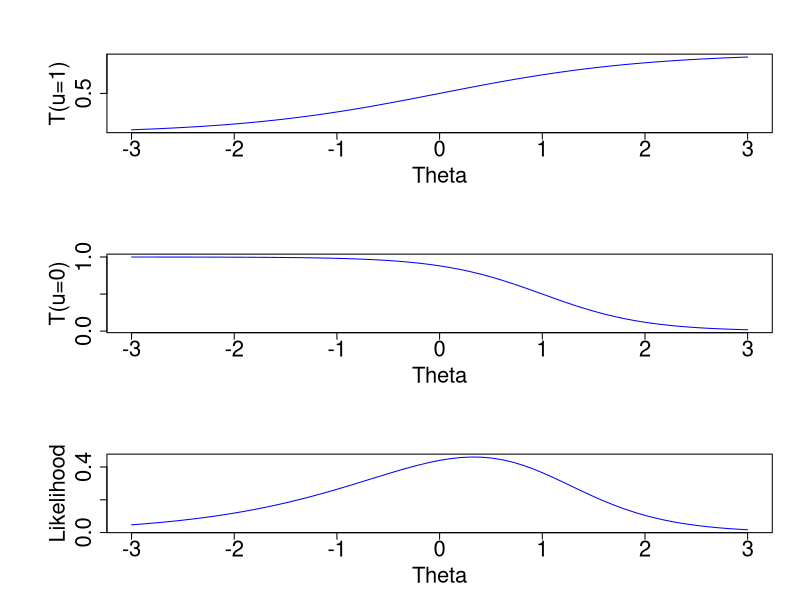
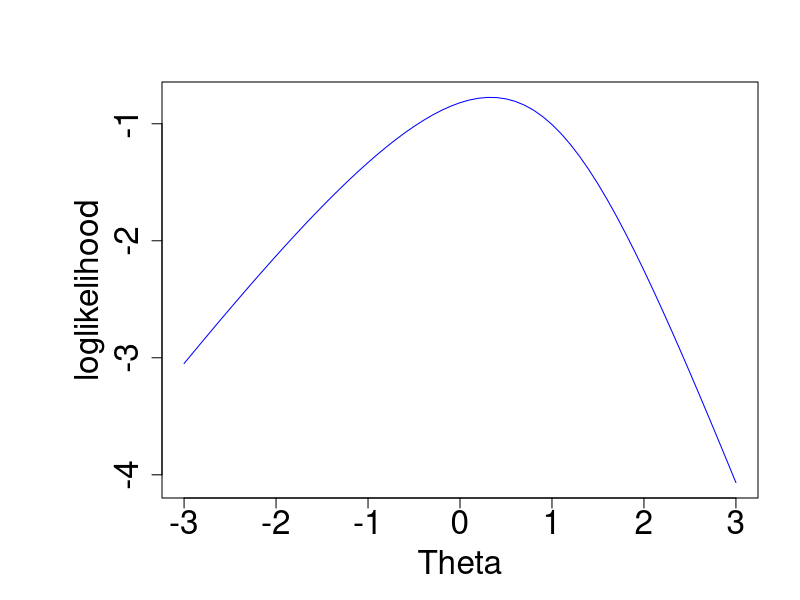
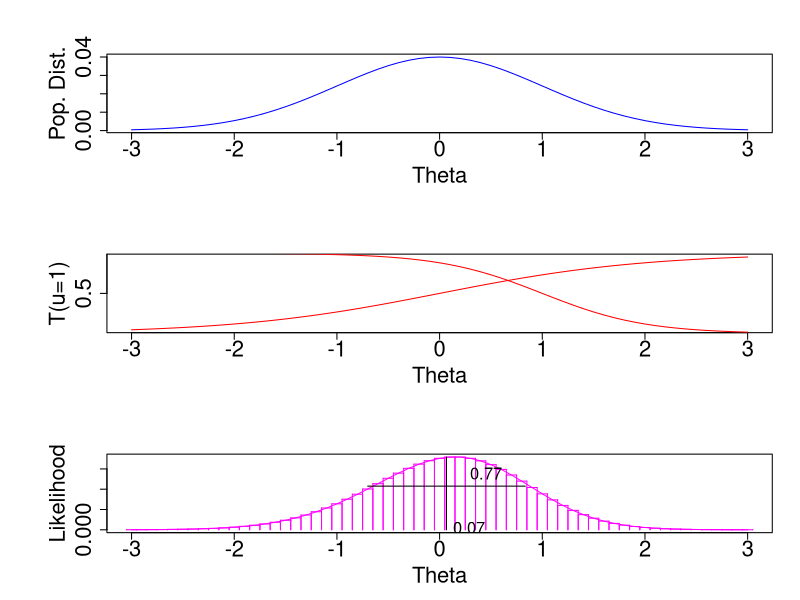
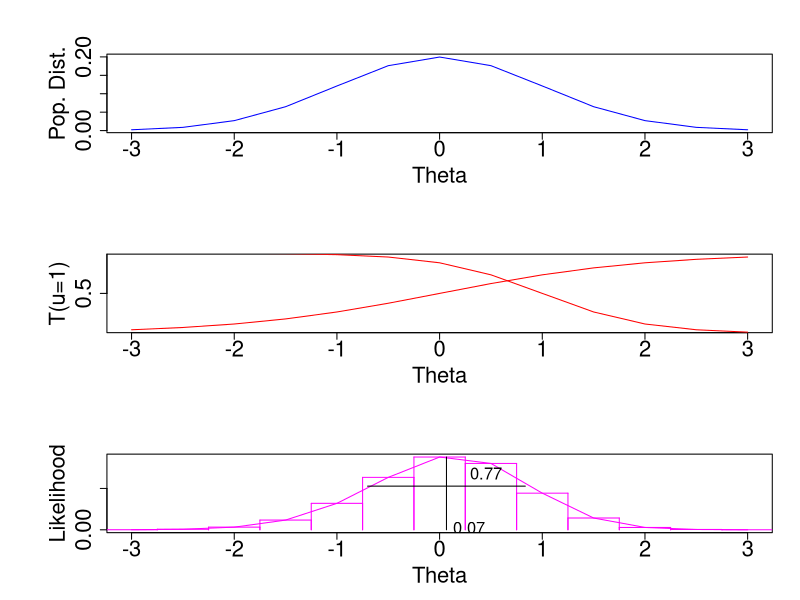

These charts were generated, in order, by the following R code:
#######################################################################
#This program calculates ability estimates given known item parameters#
#using  EAP.                                                          #
#######################################################################

#for this example, there are just two items, whose parameters are below:
a <- c(1,2)	# a parameters
b <- c(0,1)	# b parameters


thetaList <- seq(-3,3,0.1)	# list of theta values for plots and quadrature

Tlist <- list(0,0)			# lists of values of the trace lines

#Loops through all the items.
for (i in 1:length(a)) {

#compute probabilities of a correct responde using the 2 PL 
#given the theta parameters in thetaList
#and the item parametrs in the a and b vectors.
	Tlist[[i]] <- 1/(1+exp(-a[i]*(thetaList-b[i])))
}

# draw something like Test Scoring's Figure 3.10, in three panels:
#quartz(width=8, height=10)	# note: quartz is specific to Mac OS X; omit on PCs
par(mfrow=c(3,1), cex.axis=2, cex.lab=2, mar=(c(5, 8, 4, 2)+0.1), lab=c(7,3,7))

#Plot the ICC of the first item.
plot(thetaList,Tlist[[1]],type="l", xlab="Theta", ylab="T(u=1)", col="blue")

#Plot the ICC of the second item.
plot(thetaList,(1-Tlist[[2]]),type="l", xlab="Theta", ylab="T(u=0)", col="blue")

#compute the likelihood = P(1-P)
likelihood <- Tlist[[1]]*(1-Tlist[[2]])

#plots the likelihood as a function of theta.
plot(thetaList,likelihood,type="l", xlab="Theta", ylab="Likelihood", col="blue")

################################################################################

#vector of responses to the two items for a person.
#this person responded the first item correctly and the second incorrectly.
#for MLE, you need a minimum of 2 responses, one correct and one incorrect.
u <- c(1,0)	# responses, positive (right) and negative (wrong)

# now draw the log of the likelihood:
loglikelihood <- log(likelihood)

#Plot the loglikelihood
par(mfrow=c(1,1), cex.axis=2, cex.lab=2, mar=(c(5, 8, 4, 2)+0.1), lab=c(7,3,7))
plot(thetaList,loglikelihood,type="l", xlab="Theta", ylab="loglikelihood", col="blue")


################################################################################
#EAP ESTIMATION

# graphing parameters.
#quartz(width=8, height=10)	# note: quartz is specific to Mac OS X; omit on PCs
par(mfrow=c(3,1), cex.axis=2, cex.lab=2, mar=(c(5, 8, 4, 2)+0.1), lab=c(7,3,7))

#define the density of a population distribution
popdist <- exp(-0.5*(thetaList^2))	# compute (proportional to) pop. dist.

#normalize the density of the population distribution (making it sum to 1)
popdist <- popdist / sum(popdist)

#plot population distribution.
plot(thetaList,popdist,type="l", xlab="Theta", ylab="Pop. Dist.", col="blue")

#plot ICC of item one.
plot(thetaList,Tlist[[1]],type="l", xlab="Theta", ylab="T(u=1)", col="red")

#add ICC of item 2.
lines(thetaList,(1-Tlist[[2]]),type="l", col="red")

#compute likelihood adjusted by the density of the population distribution. 
likelihood <- Tlist[[1]]*(1-Tlist[[2]])*popdist

#plot adjusted likelihood as a function of theta.
plot(thetaList,likelihood,type="l", xlab="Theta", ylab="Likelihood", col="magenta")

#------------------------
# add quadrature histobars to graphic:

# compute difference between quadrature points
dtheta <- thetaList[2] - thetaList[1]	

halfdtheta <- dtheta/2

#loop through abilities values.
for (i in 1:length(thetaList)) {

#add rectangles to the histogram for each quadrature point.
	lines(c(thetaList[i]-halfdtheta, thetaList[i]+halfdtheta), 
			c(likelihood[i], likelihood[i]), col="magenta")
	lines(c(thetaList[i]-halfdtheta, thetaList[i]-halfdtheta),
			c(likelihood[i], 0), col="magenta")
	lines(c(thetaList[i]+halfdtheta, thetaList[i]+halfdtheta),
			c(likelihood[i], 0), col="magenta")
}

#-------------------------------------
# compute EAP[theta] and SD[theta]
EAPtheta <- sum(likelihood*thetaList) / sum(likelihood)


SDtheta <- sqrt(sum(likelihood*((thetaList - EAPtheta)^2)) / sum(likelihood))
print(c(EAPtheta, SDtheta))
# add to the graphic
MaxLikelihood <- max(likelihood)
lines(c(EAPtheta, EAPtheta), c(MaxLikelihood, 0), col="black")
text(EAPtheta, 0, round(100*EAPtheta)/100, pos=4, cex=1.5, col="black")
lines(c(EAPtheta, EAPtheta+SDtheta), c(0.6*MaxLikelihood, 0.6*MaxLikelihood),
				 col="black")
lines(c(EAPtheta, EAPtheta-SDtheta), c(0.6*MaxLikelihood, 0.6*MaxLikelihood),
				 col="black")
text(EAPtheta+0.5*SDtheta, 0.6*MaxLikelihood, round(100*SDtheta)/100, 
			pos=3, cex=1.5, col="black")

################################################################################

# re-do it with one-fifth that many quadrature points
thetaList <- seq(-3,3,0.5)	# list of theta values for plots and quadrature

Tlist <- list(0,0)			# lists of values of the trace lines
for (i in 1:length(a)) {
	Tlist[[i]] <- 1/(1+exp(-a[i]*(thetaList-b[i])))
}
popdist <- exp(-0.5*(thetaList^2))	# compute (proportional to) pop. dist.

quartz(width=8, height=10)	# note: quartz is specific to Mac OS X; omit on PCs
par(mfrow=c(3,1), cex.axis=2, cex.lab=2, mar=(c(5, 8, 4, 2)+0.1), lab=c(7,3,7))

popdist <- popdist / sum(popdist) # normalize pop. dist, for graphics and later
plot(thetaList,popdist,type="l", xlab="Theta", ylab="Pop. Dist.", col="blue")

plot(thetaList,Tlist[[1]],type="l", xlab="Theta", ylab="T(u=1)", col="red")
lines(thetaList,(1-Tlist[[2]]),type="l", col="red") 
likelihood <- Tlist[[1]]*(1-Tlist[[2]])*popdist
plot(thetaList,likelihood,type="l", xlab="Theta", ylab="Likelihood", col="magenta")

# add quadrature histobars to graphic:
# compute difference between quadrature points
dtheta <- thetaList[2] - thetaList[1]	
halfdtheta <- dtheta/2
for (i in 1:length(thetaList)) {
	lines(c(thetaList[i]-halfdtheta, thetaList[i]+halfdtheta), 
			c(likelihood[i], likelihood[i]), col="magenta")
	lines(c(thetaList[i]-halfdtheta, thetaList[i]-halfdtheta),
			c(likelihood[i], 0), col="magenta")
	lines(c(thetaList[i]+halfdtheta, thetaList[i]+halfdtheta),
			c(likelihood[i], 0), col="magenta")
}

# compute EAP[theta] and SD[theta]
EAPtheta <- sum(likelihood*thetaList) / sum(likelihood)
SDtheta <- sqrt(sum(likelihood*((thetaList - EAPtheta)^2)) / sum(likelihood))
print(c(EAPtheta, SDtheta))


# add to the graphic
MaxLikelihood <- max(likelihood)
lines(c(EAPtheta, EAPtheta), c(MaxLikelihood, 0), col="black")
text(EAPtheta, 0, round(100*EAPtheta)/100, pos=4, cex=1.5, col="black")
lines(c(EAPtheta, EAPtheta+SDtheta), c(0.6*MaxLikelihood, 0.6*MaxLikelihood),
				 col="black")
lines(c(EAPtheta, EAPtheta-SDtheta), c(0.6*MaxLikelihood, 0.6*MaxLikelihood),
				 col="black")
text(EAPtheta+0.5*SDtheta, 0.6*MaxLikelihood, round(100*SDtheta)/100, 
			pos=3, cex=1.5, col="black")


